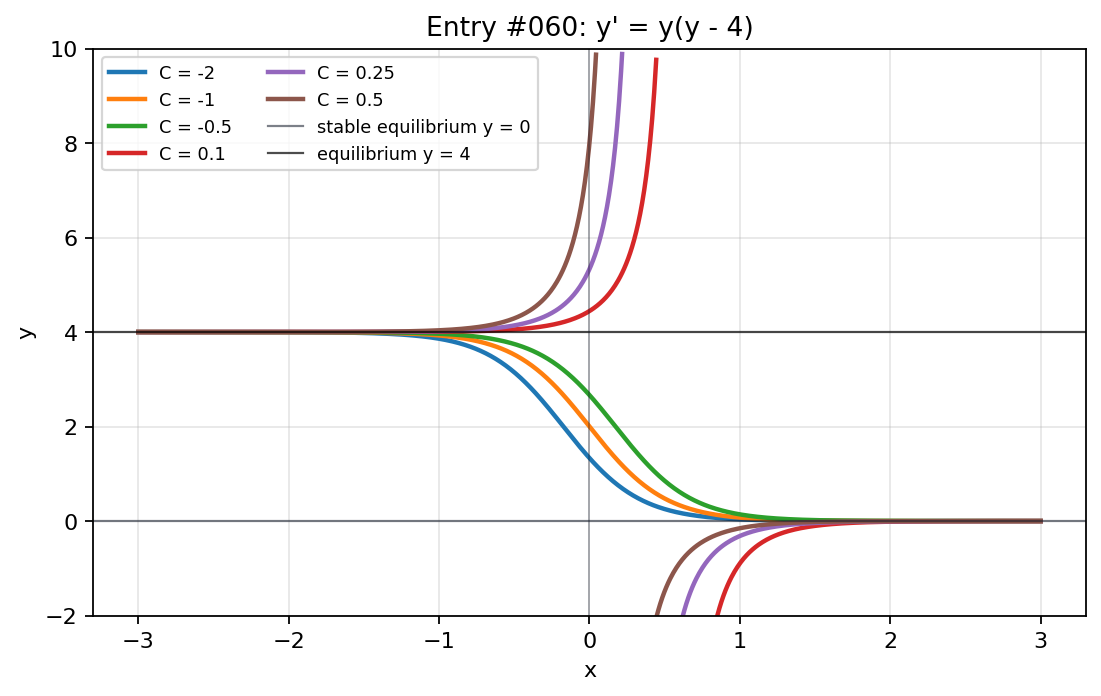

The Python source for this figure:
import numpy as np
import matplotlib.pyplot as plt

x = np.linspace(-3, 3, 900)
constants = [-2, -1, -0.5, 0.1, 0.25, 0.5]

fig, ax = plt.subplots(figsize=(7, 4.5))

for constant in constants:
    denominator = 1 - constant * np.exp(4 * x)
    y = 4 / denominator
    y = np.where((np.abs(denominator) > 0.08) & (np.abs(y) <= 10), y, np.nan)
    ax.plot(x, y, linewidth=2, label=f"C = {constant}")

ax.axhline(0, color="#111827", linewidth=1, alpha=0.55, label="stable equilibrium y = 0")
ax.axhline(4, color="black", linewidth=1, alpha=0.7, label="equilibrium y = 4")
ax.axvline(0, color="#111827", linewidth=0.8, alpha=0.35)
ax.set_title("Entry #060: y' = y(y - 4)")
ax.set_xlabel("x")
ax.set_ylabel("y")
ax.set_ylim(-2, 10)
ax.grid(True, alpha=0.3)
ax.legend(fontsize=8, ncols=2)

fig.tight_layout()
plt.show()
